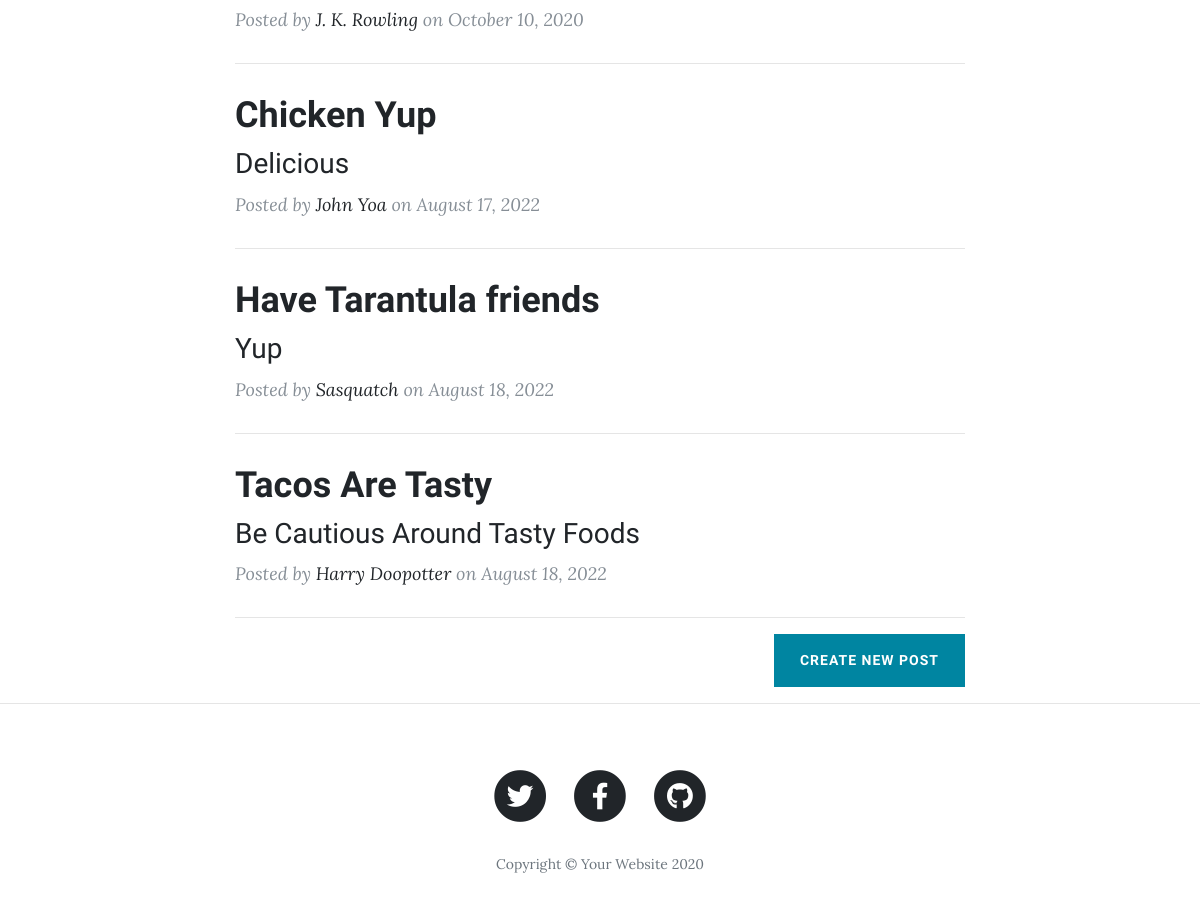
Before: / (lower part) with the older database file.
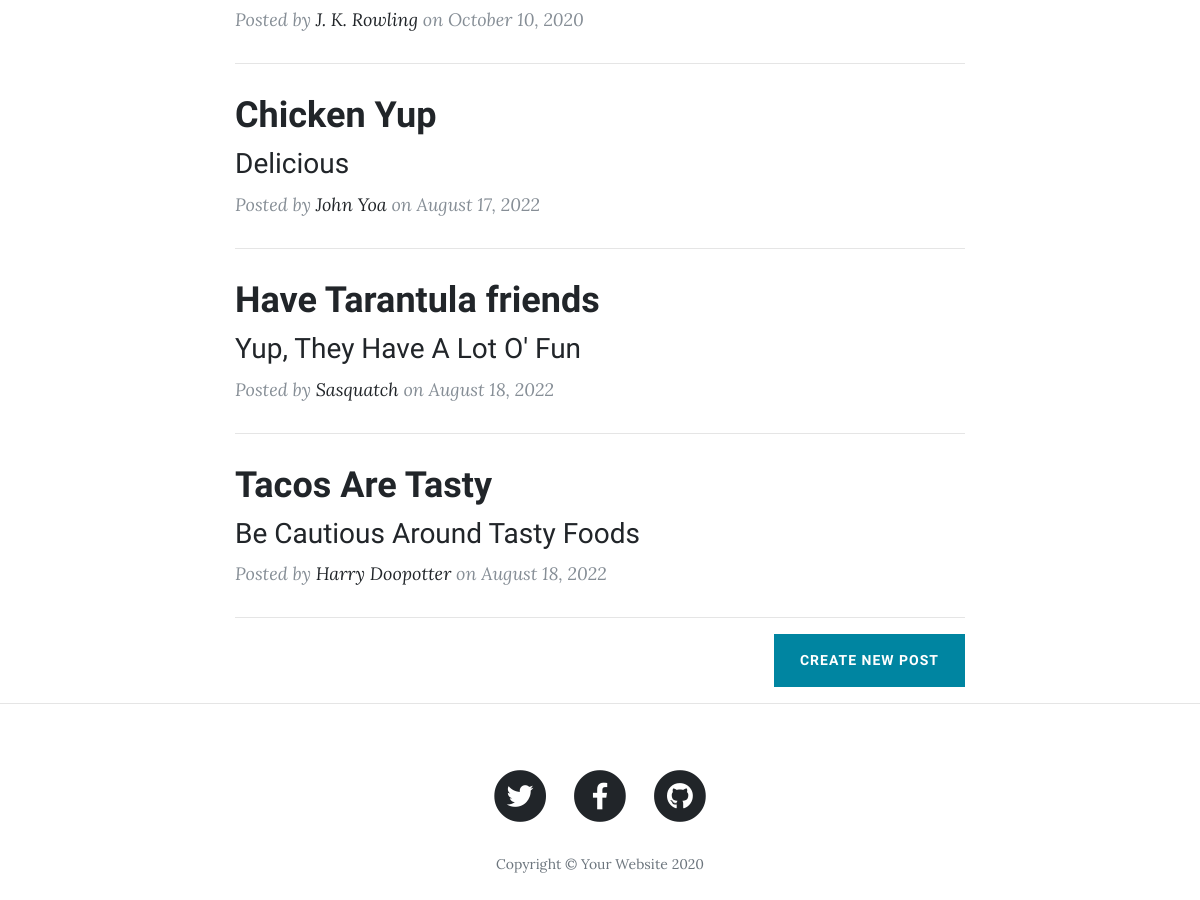
After: the same page with the newer database file.
### main.py (models this page shows)
class BlogPost(db.Model):
    id = db.Column(db.Integer, primary_key=True)
    title = db.Column(db.String(250), unique=True, nullable=False)
    subtitle = db.Column(db.String(250), nullable=False)
    date = db.Column(db.String(250), nullable=False)
    body = db.Column(db.Text, nullable=False)
    author = db.Column(db.String(250), nullable=False)
    img_url = db.Column(db.String(250), nullable=False)

### main.py (the view)
@app.route('/')
def get_all_posts():
    posts = BlogPost.query.all()
    date = datetime.datetime.now().date()
    x = datetime.datetime.strptime(str(date), '%Y-%m-%d')
    formatted_date = x.strftime('%B %d, %Y')
    print(formatted_date)
    return render_template("index.html", all_posts=posts)

### templates/index.html (shortened to what this page needs)
{% include "header.html" %}
  <div class="container">
    <div class="row">
      <div class="col-lg-8 col-md-10 mx-auto">
        {% for post in all_posts %}
        <div class="post-preview">
          <a href="{{ url_for('show_post', post_id=post.id) }}">
            <h2 class="post-title">
              {{post.title}}
            </h2>
            <h3 class="post-subtitle">
              {{post.subtitle}}
            </h3>
          </a>
          <p class="post-meta">Posted by
            <a href="#">{{post.author}}</a>
            on {{post.date}}</p>
        </div>
        <hr>
        {% endfor %}
        <div class="clearfix">
          <a class="btn btn-primary float-right" href="{{ url_for('create_new_blog_entry') }}">Create New Post</a>
        </div>
      </div>
    </div>
  </div>
  <hr>
{% include "footer.html" %}

### templates/header.html (shortened to what this page needs)
<!DOCTYPE html>
<html lang="en">
<head>
  <link href="{{ url_for('static', filename='vendor/bootstrap/css/bootstrap.min.css') }}" rel="stylesheet">
  <link href="{{ url_for('static', filename='vendor/fontawesome-free/css/all.min.css')}}" rel="stylesheet" type="text/css">
  <link href="{{ url_for('static', filename='css/clean-blog.min.css')}}" rel="stylesheet">
</head>
<body>

### templates/footer.html (shortened to what this page needs)
  <footer>
    <div class="container">
      <div class="row">
        <div class="col-lg-8 col-md-10 mx-auto">
          <ul class="list-inline text-center">
            <li class="list-inline-item">
              <a href="#">
                <span class="fa-stack fa-lg">
                  <i class="fas fa-circle fa-stack-2x"></i>
                  <i class="fab fa-twitter fa-stack-1x fa-inverse"></i>
                </span>
              </a>
            </li>
            <li class="list-inline-item">
              <a href="#">
                <span class="fa-stack fa-lg">
                  <i class="fas fa-circle fa-stack-2x"></i>
                  <i class="fab fa-facebook-f fa-stack-1x fa-inverse"></i>
                </span>
              </a>
            </li>
            <li class="list-inline-item">
              <a href="#">
                <span class="fa-stack fa-lg">
                  <i class="fas fa-circle fa-stack-2x"></i>
                  <i class="fab fa-github fa-stack-1x fa-inverse"></i>
                </span>
              </a>
            </li>
          </ul>
          <p class="copyright text-muted">Copyright &copy; Your Website 2020</p>
        </div>
      </div>
    </div>
  </footer>
</body>
</html>

Changed rows visible on the page:
changed BlogPost "Have Tarantula friends": subtitle "Yup" → "Yup, They Have A Lot O' Fun"
